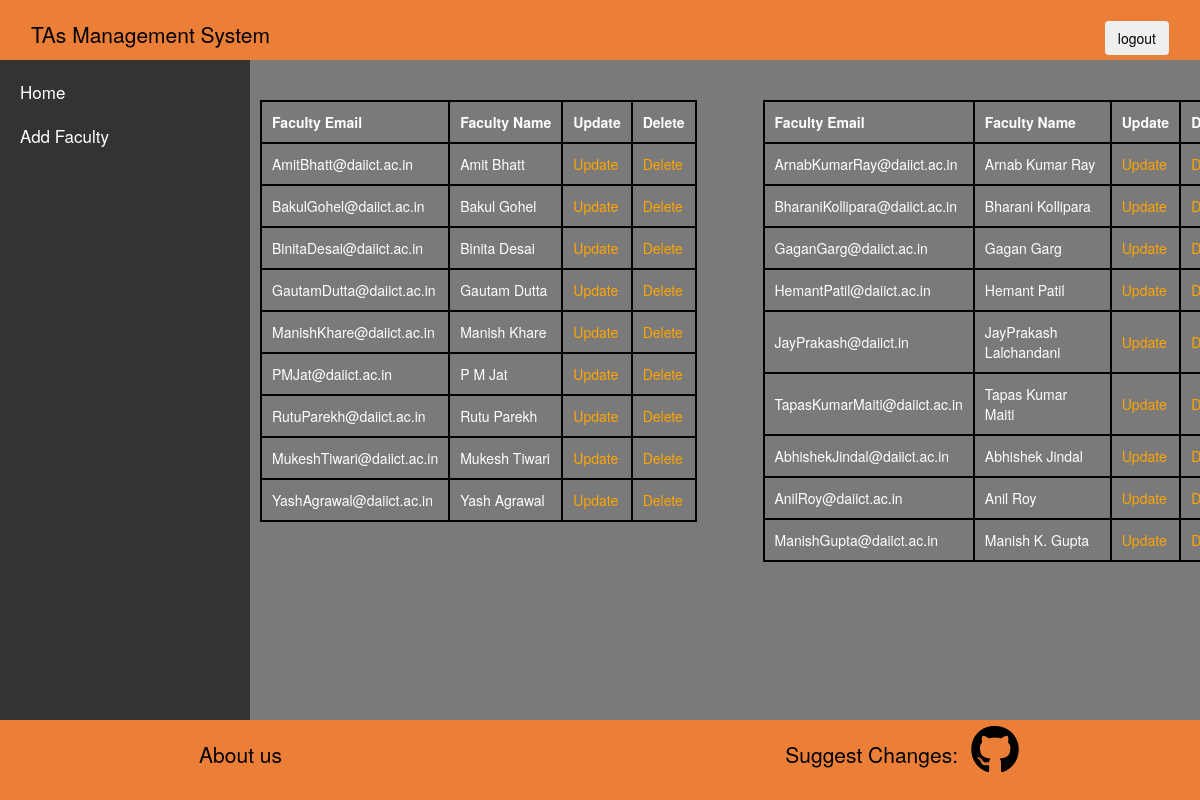
Page /Main/cohome/faculty/ on the committed database.
### Main/models.py (models this page shows)
class faculty(models.Model):
    name = models.CharField(max_length=30,null=False)
    pwd = models.CharField(max_length=8,null=False)
    cid = models.OneToOneField(course,on_delete=models.CASCADE)
    mail = models.EmailField(max_length=30,null=False,unique=True)#login
    an= models.BooleanField(default=False)

### Main/coviews.py (the view)
# urls.py: path('cohome/faculty/',vfaculty,name='gofaculty'),
def vfaculty(request):
    context={}
    dataset=faculty.objects.all()
    context['odd_rec']=faculty.objects.none()
    context['even_rec']=faculty.objects.none()
    for index,data in enumerate(dataset):
        if index%2==0:
            context['even_rec']|={data}
        else:
            context['odd_rec']|={data}
    return render(request, 'faculty.html', context)

### templates/faculty.html (shortened to what this page needs)
{%extends 'basic.html' %}
{%load static%}
{%block content%}
    <div class="sidenav">
      <a href="{% url 'cohome' %}">Home</a>
        <a href="{% url 'addfaculty' %}">Add Faculty</a>
    </div>
    <div class="main">
      <div class="notify">
      </div>
      <div class="row">
        <div class="col-md-5 table-responsive " >
          <table id="t1" >
            <th>Faculty Email</th>
            <th>Faculty Name</th>
            <th>Update</th>
            <th>Delete</th>
          {% for data in even_rec %}
              <tr>
              <td>{{data.mail}}</td>
              <td>{{ data.name }}</td>
              <td><a href="{% url 'updatefaculty' data.id %}">Update</a></td>
              <td><a href="{% url 'deletefaculty' data.id %}">Delete</a></td>
          {% endfor %}
      </table>
        </div>
    <div class="col-md-5 table-responsive">
      <table id="2">
        <th>Faculty Email</th>
        <th>Faculty Name</th>
        <th>Update</th>
        <th>Delete</th>
      {% for data in odd_rec %}
      <tr>
      <td>{{data.mail}}</td>
      <td>{{ data.name }}</td>
      <td><a href="{% url 'updatefaculty' data.id %}">Update</a></td>
      <td><a href="{% url 'deletefaculty' data.id %}">Delete</a></td>
      {% endfor %}
        </table>
      </div>
    </div>
  </div>
</html>
{%endblock%}

### Main/static/basic.css (style rules this page uses)
body { margin:0; font-family: 'Gill Sans', 'Gill Sans MT', Calibri, 'Trebuchet MS', sans-serif; box-sizing: border-box; }

### templates/basic.html (style rules this page uses)
.sidenav { width: 250px; position: fixed; top: 60px; background-color: #333; overflow: auto; padding-top: 10px; bottom: 80px; }
.sidenav a { padding: 10px 10px 10px 20px; text-decoration: none; font-size: 17px; color: #333; display: block; color: white; background-image: none; padding-left: auto; }
.main { margin-left: 250px; width: 100%; position: fixed; background-color: rgb(122, 122, 122); overflow: auto; top: 60px; bottom: 80px; padding-inline-start: 0%; padding-inline-end: 0%; }

### templates/faculty.html (style rules this page uses)
.notify { margin: auto; padding: 20px; }
table, th, td { border:2px solid black; color:white; padding:10px; }
#t1 { margin-left:10px; margin-right:0px; }
a { color:orange; }

### rows in the picture
faculty: mail "AmitBhatt@daiict.ac.in", name "Amit Bhatt"
faculty: mail "BakulGohel@daiict.ac.in", name "Bakul Gohel"
faculty: mail "BinitaDesai@daiict.ac.in", name "Binita Desai"
faculty: mail "GautamDutta@daiict.ac.in", name "Gautam Dutta"
faculty: mail "ManishKhare@daiict.ac.in", name "Manish Khare"
faculty: mail "PMJat@daiict.ac.in", name "P M Jat"
faculty: mail "RutuParekh@daiict.ac.in", name "Rutu Parekh"
faculty: mail "MukeshTiwari@daiict.ac.in", name "Mukesh Tiwari"
faculty: mail "YashAgrawal@daiict.ac.in", name "Yash Agrawal"
faculty: mail "ArnabKumarRay@daiict.ac.in", name "Arnab Kumar Ray"
faculty: mail "BharaniKollipara@daiict.ac.in", name "Bharani Kollipara"
faculty: mail "GaganGarg@daiict.ac.in", name "Gagan Garg"
faculty: mail "HemantPatil@daiict.ac.in", name "Hemant Patil"
faculty: mail "JayPrakash@daiict.in", name "JayPrakash Lalchandani"
faculty: mail "TapasKumarMaiti@daiict.ac.in", name "Tapas Kumar Maiti"
faculty: mail "AbhishekJindal@daiict.ac.in", name "Abhishek Jindal"
faculty: mail "AnilRoy@daiict.ac.in", name "Anil Roy"
faculty: mail "ManishGupta@daiict.ac.in", name "Manish K. Gupta"
